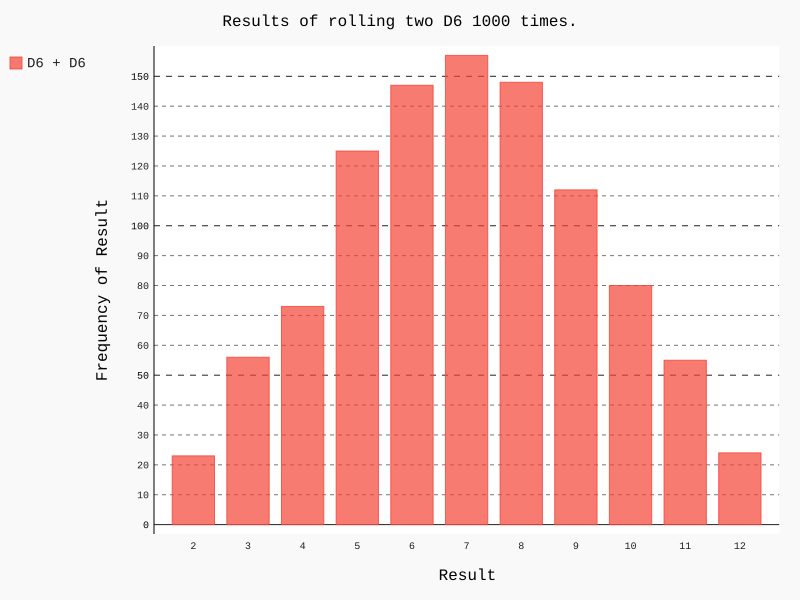

This figure's Python source:
import pygal
from die import Die

# Create two D6 dice
die_1 = Die()
die_2 = Die()

# Make some rolls, and store results in a list.
results = []
for roll_num in range(1000):
    result = die_1.roll() + die_2.roll()
    results.append(result)

# Analyze the results.
frequencies = []
max_result = die_1.num_sides + die_2.num_sides
for value in range(2, max_result+1):
    frequency = results.count(value)
    frequencies.append(frequency)

# Visualize the results.
hist = pygal.Bar()
hist.title = "Results of rolling two D6 1000 times."
hist.x_labels = ['2', '3', '4', '5', '6', '7', '8', '9', '10', '11', '12']
hist.x_title = "Result"
hist.y_title = "Frequency of Result"

hist.add('D6 + D6', frequencies)
hist.render_to_file('dice_visual.svg')
